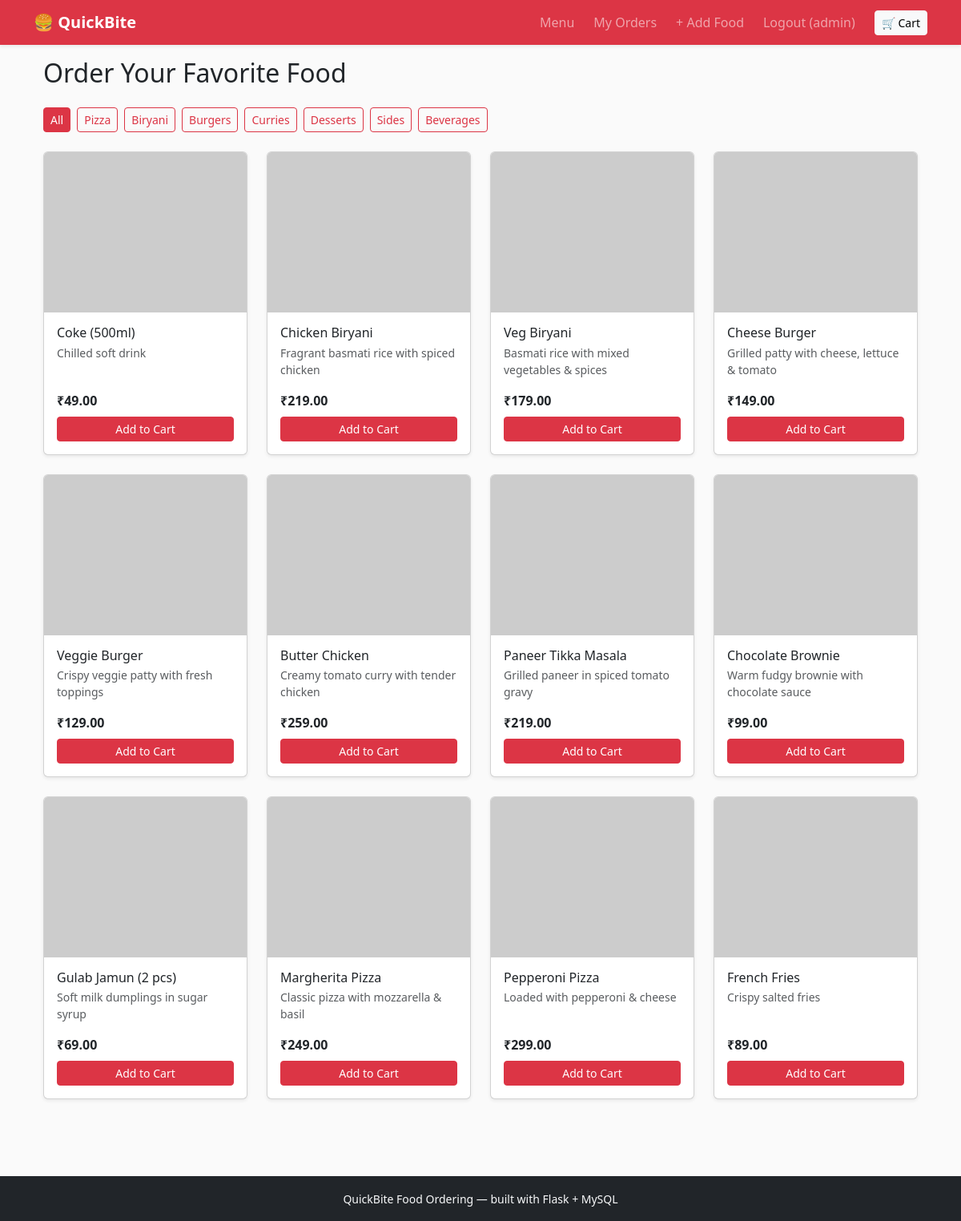
Screenshot of / (signed in) with the database file from the repository.
### models.py (models this page shows)
class User(db.Model, UserMixin):
    id = db.Column(db.Integer, primary_key=True)
    username = db.Column(db.String(80), unique=True, nullable=False)
    email = db.Column(db.String(120), unique=True, nullable=False)
    password = db.Column(db.String(200), nullable=False)
    phone = db.Column(db.String(15))
    address = db.Column(db.Text)
    role = db.Column(db.String(20), default="customer")  # customer | admin
    created_at = db.Column(db.DateTime, default=datetime.utcnow)
    orders = db.relationship("Order", backref="customer", lazy=True)

class FoodItem(db.Model):
    id = db.Column(db.Integer, primary_key=True)
    name = db.Column(db.String(100), nullable=False)
    description = db.Column(db.Text)
    price = db.Column(db.Float, nullable=False)
    category = db.Column(db.String(50))          # e.g. Pizza, Biryani, Dessert
    image_url = db.Column(db.String(300))
    is_available = db.Column(db.Boolean, default=True)
    created_at = db.Column(db.DateTime, default=datetime.utcnow)
    order_items = db.relationship("OrderItem", backref="food_item", lazy=True)

### app.py (the view)
@app.route("/")
def index():
    category = request.args.get("category")
    query = FoodItem.query.filter_by(is_available=True)
    if category:
        query = query.filter_by(category=category)
    foods = query.order_by(FoodItem.category, FoodItem.name).all()
    categories = [
        c[0] for c in db.session.query(FoodItem.category).distinct().all() if c[0]
    ]
    cart_count = sum(get_cart().values())
    return render_template(
        "index.html", foods=foods, categories=categories,
        selected_category=category, cart_count=cart_count
    )

### app.py (called while the page is built)
@login_manager.user_loader
def load_user(user_id):
    return User.query.get(int(user_id))

def get_cart():
    return session.setdefault("cart", {})

### templates/index.html (shortened to what this page needs)
{% extends "base.html" %}
{% block content %}
<div class="container">
    <h2 class="mt-3 mb-4">Order Your Favorite Food</h2>
    <div class="mb-4 d-flex flex-wrap gap-2">
        <a href="{{ url_for('index') }}"
           class="btn btn-sm {{ 'btn-danger' if not selected_category else 'btn-outline-danger' }}">
            All
        </a>
        {% for c in categories %}
        <a href="{{ url_for('index', category=c) }}"
           class="btn btn-sm {{ 'btn-danger' if selected_category == c else 'btn-outline-danger' }}">
            {{ c }}
        </a>
        {% endfor %}
    </div>
    <div class="row g-4">
        {% for food in foods %}
        <div class="col-6 col-md-4 col-lg-3">
            <div class="card h-100 shadow-sm food-card">
                <img
                    src="{{ food.image_url }}"
                    class="card-img-top"
                    alt="{{ food.name }}"
                    style="width: 100%; height: 200px; object-fit: cover;"
                    onerror="this.onerror=null; this.src='https://placehold.co/600x400?text=No+Image';"
                >
                <div class="card-body d-flex flex-column">
                    <h6 class="card-title mb-1">
                        {{ food.name }}
                    </h6>
                    <p class="card-text text-muted small flex-grow-1">
                        {{ food.description }}
                    </p>
                    <p class="fw-bold mb-2">
                        ₹{{ "%.2f"|format(food.price) }}
                    </p>
                    <form method="POST"
                          action="{{ url_for('add_to_cart', food_id=food.id) }}">
                        <button type="submit"
                                class="btn btn-danger btn-sm w-100">
                            Add to Cart
                        </button>
                    </form>
                </div>
            </div>
        </div>
        {% else %}
        <div class="col-12">
            <p class="text-muted">
                No food items available right now. Check back soon!
            </p>
        </div>
        {% endfor %}
    </div>
</div>
{% endblock %}

### templates/base.html (shortened to what this page needs)
<!DOCTYPE html>
<html lang="en">
<head>
  <link href="https://cdn.jsdelivr.net/npm/bootstrap@5.3.3/dist/css/bootstrap.min.css" rel="stylesheet">
  <link rel="stylesheet" href="{{ url_for('static', filename='css/style.css') }}">
</head>
<body>
  <nav class="navbar navbar-expand-lg navbar-dark bg-danger shadow-sm">
    <div class="container">
      <a class="navbar-brand fw-bold" href="{{ url_for('index') }}">🍔 QuickBite</a>
      <div class="collapse navbar-collapse" id="nav">
        <ul class="navbar-nav ms-auto align-items-lg-center gap-lg-2">
          <li class="nav-item"><a class="nav-link" href="{{ url_for('index') }}">Menu</a></li>
          {% if current_user.is_authenticated %}
            <li class="nav-item"><a class="nav-link" href="{{ url_for('my_orders') }}">My Orders</a></li>
            {% if current_user.role == 'admin' %}
              <li class="nav-item"><a class="nav-link" href="{{ url_for('add_food') }}">+ Add Food</a></li>
            {% endif %}
            <li class="nav-item"><a class="nav-link" href="{{ url_for('logout') }}">Logout ({{ current_user.username }})</a></li>
          {% else %}
            <li class="nav-item"><a class="nav-link" href="{{ url_for('login') }}">Login</a></li>
            <li class="nav-item"><a class="nav-link" href="{{ url_for('register') }}">Register</a></li>
          {% endif %}
          <li class="nav-item">
            <a class="btn btn-light btn-sm ms-lg-2" href="{{ url_for('view_cart') }}">
              🛒 Cart {% if cart_count %}<span class="badge bg-danger">{{ cart_count }}</span>{% endif %}
            </a>
          </li>
        </ul>
      </div>
    </div>
  </nav>
  <main class="container pb-5">
    {% block content %}{% endblock %}
  </main>
  <footer class="bg-dark text-light text-center py-3 mt-5">
    <small>QuickBite Food Ordering &mdash; built with Flask + MySQL</small>
  </footer>
</body>
</html>

### static/css/style.css (style rules this page uses)
body { background-color: #fafafa; }
.food-card img { height: 160px; object-fit: cover; }
.food-card { transition: transform 0.15s ease, box-shadow 0.15s ease; }

### rows the page displays
User: username "admin"
FoodItem: name "Coke (500ml)", description "Chilled soft drink", price "49.00"
FoodItem: name "Chicken Biryani", description "Fragrant basmati rice with spiced chicken", price "219.00"
FoodItem: name "Veg Biryani", description "Basmati rice with mixed vegetables & spices", price "179.00"
FoodItem: name "Cheese Burger", description "Grilled patty with cheese, lettuce & tomato", price "149.00"
FoodItem: name "Veggie Burger", description "Crispy veggie patty with fresh toppings", price "129.00"
FoodItem: name "Butter Chicken", description "Creamy tomato curry with tender chicken", price "259.00"
FoodItem: name "Paneer Tikka Masala", description "Grilled paneer in spiced tomato gravy", price "219.00"
FoodItem: name "Chocolate Brownie", description "Warm fudgy brownie with chocolate sauce", price "99.00"
FoodItem: name "Gulab Jamun (2 pcs)", description "Soft milk dumplings in sugar syrup", price "69.00"
FoodItem: name "Margherita Pizza", description "Classic pizza with mozzarella & basil", price "249.00"
FoodItem: name "Pepperoni Pizza", description "Loaded with pepperoni & cheese", price "299.00"
FoodItem: name "French Fries", description "Crispy salted fries", price "89.00"

### other values shown
{{ c }} "Pizza" "Biryani" "Burgers" "Curries" "Desserts" "Sides" "Beverages"
